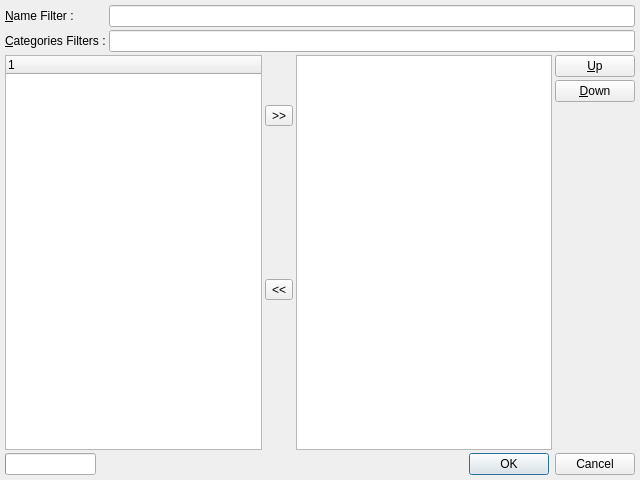
<ui version="4.0" >
 <class>UIDesktopTools</class>
 <widget class="QDialog" name="UIDesktopTools" >
  <property name="geometry" >
   <rect>
    <x>0</x>
    <y>0</y>
    <width>640</width>
    <height>480</height>
   </rect>
  </property>
  <property name="windowTitle" >
   <string>Desktop Applications</string>
  </property>
  <layout class="QGridLayout" >
   <property name="margin" >
    <number>5</number>
   </property>
   <property name="spacing" >
    <number>3</number>
   </property>
   <item row="0" column="0" colspan="4" >
    <layout class="QGridLayout" >
     <property name="margin" >
      <number>0</number>
     </property>
     <property name="spacing" >
      <number>3</number>
     </property>
     <item row="0" column="0" >
      <widget class="QLabel" name="lNameFilter" >
       <property name="text" >
        <string>&amp;Name Filter :</string>
       </property>
       <property name="buddy" >
        <cstring>leNameFilter</cstring>
       </property>
      </widget>
     </item>
     <item row="0" column="2" >
      <widget class="QLineEdit" name="leNameFilter" >
       <property name="toolTip" >
        <string>You can write there a filter for your application name</string>
       </property>
      </widget>
     </item>
     <item row="1" column="0" colspan="2" >
      <widget class="QLabel" name="lCategoriesFilters" >
       <property name="text" >
        <string>&amp;Categories Filters :</string>
       </property>
       <property name="buddy" >
        <cstring>leCategoriesFilters</cstring>
       </property>
      </widget>
     </item>
     <item row="1" column="2" >
      <widget class="QLineEdit" name="leCategoriesFilters" >
       <property name="toolTip" >
        <string>You can search for application base on their desktop categories ( Qt, audio and more ), you need to separate each category by a semi colon ;</string>
       </property>
      </widget>
     </item>
    </layout>
   </item>
   <item rowspan="6" row="1" column="0" >
    <widget class="QTreeWidget" name="twLeft" >
     <property name="editTriggers" >
      <set>QAbstractItemView::NoEditTriggers</set>
     </property>
     <property name="alternatingRowColors" >
      <bool>true</bool>
     </property>
     <property name="selectionMode" >
      <enum>QAbstractItemView::ExtendedSelection</enum>
     </property>
     <property name="allColumnsShowFocus" >
      <bool>true</bool>
     </property>
     <column>
      <property name="text" >
       <string>1</string>
      </property>
     </column>
    </widget>
   </item>
   <item rowspan="2" row="1" column="1" >
    <spacer>
     <property name="orientation" >
      <enum>Qt::Vertical</enum>
     </property>
     <property name="sizeHint" >
      <size>
       <width>20</width>
       <height>40</height>
      </size>
     </property>
    </spacer>
   </item>
   <item rowspan="6" row="1" column="2" >
    <widget class="QListWidget" name="lwRight" >
     <property name="editTriggers" >
      <set>QAbstractItemView::NoEditTriggers</set>
     </property>
     <property name="alternatingRowColors" >
      <bool>true</bool>
     </property>
     <property name="selectionMode" >
      <enum>QAbstractItemView::ExtendedSelection</enum>
     </property>
    </widget>
   </item>
   <item row="1" column="3" >
    <widget class="QPushButton" name="pbUp" >
     <property name="text" >
      <string>&amp;Up</string>
     </property>
     <property name="icon" >
      <iconset resource="../../resources/resources.qrc" >:/tools/icons/tools/up.png</iconset>
     </property>
    </widget>
   </item>
   <item row="2" column="3" >
    <widget class="QPushButton" name="pbDown" >
     <property name="text" >
      <string>&amp;Down</string>
     </property>
     <property name="icon" >
      <iconset resource="../../resources/resources.qrc" >:/tools/icons/tools/down.png</iconset>
     </property>
    </widget>
   </item>
   <item row="3" column="1" >
    <widget class="QToolButton" name="tbRight" >
     <property name="text" >
      <string>>></string>
     </property>
     <property name="shortcut" >
      <string>Ctrl++</string>
     </property>
    </widget>
   </item>
   <item rowspan="4" row="3" column="3" >
    <spacer>
     <property name="orientation" >
      <enum>Qt::Vertical</enum>
     </property>
     <property name="sizeHint" >
      <size>
       <width>20</width>
       <height>299</height>
      </size>
     </property>
    </spacer>
   </item>
   <item row="4" column="1" >
    <spacer>
     <property name="orientation" >
      <enum>Qt::Vertical</enum>
     </property>
     <property name="sizeHint" >
      <size>
       <width>20</width>
       <height>40</height>
      </size>
     </property>
    </spacer>
   </item>
   <item row="5" column="1" >
    <widget class="QToolButton" name="tbLeft" >
     <property name="text" >
      <string>&lt;&lt;</string>
     </property>
     <property name="shortcut" >
      <string>Ctrl+-</string>
     </property>
    </widget>
   </item>
   <item row="6" column="1" >
    <spacer>
     <property name="orientation" >
      <enum>Qt::Vertical</enum>
     </property>
     <property name="sizeHint" >
      <size>
       <width>20</width>
       <height>40</height>
      </size>
     </property>
    </spacer>
   </item>
   <item row="7" column="0" colspan="4" >
    <layout class="QHBoxLayout" >
     <property name="margin" >
      <number>0</number>
     </property>
     <property name="spacing" >
      <number>3</number>
     </property>
     <item>
      <widget class="QProgressBar" name="pbLoading" >
       <property name="sizePolicy" >
        <sizepolicy>
         <hsizetype>0</hsizetype>
         <vsizetype>0</vsizetype>
         <horstretch>1</horstretch>
         <verstretch>0</verstretch>
        </sizepolicy>
       </property>
       <property name="alignment" >
        <set>Qt::AlignCenter</set>
       </property>
       <property name="orientation" >
        <enum>Qt::Horizontal</enum>
       </property>
       <property name="format" >
        <string>Loading Applications... %p%</string>
       </property>
      </widget>
     </item>
     <item>
      <widget class="QDialogButtonBox" name="dbbButtons" >
       <property name="orientation" >
        <enum>Qt::Horizontal</enum>
       </property>
       <property name="standardButtons" >
        <set>QDialogButtonBox::Cancel|QDialogButtonBox::NoButton|QDialogButtonBox::Ok</set>
       </property>
      </widget>
     </item>
    </layout>
   </item>
  </layout>
 </widget>
 <resources>
  <include location="../../resources/resources.qrc" />
 </resources>
 <connections>
  <connection>
   <sender>dbbButtons</sender>
   <signal>accepted()</signal>
   <receiver>UIDesktopTools</receiver>
   <slot>accept()</slot>
   <hints>
    <hint type="sourcelabel" >
     <x>318</x>
     <y>457</y>
    </hint>
    <hint type="destinationlabel" >
     <x>316</x>
     <y>535</y>
    </hint>
   </hints>
  </connection>
  <connection>
   <sender>dbbButtons</sender>
   <signal>rejected()</signal>
   <receiver>UIDesktopTools</receiver>
   <slot>reject()</slot>
   <hints>
    <hint type="sourcelabel" >
     <x>410</x>
     <y>457</y>
    </hint>
    <hint type="destinationlabel" >
     <x>404</x>
     <y>512</y>
    </hint>
   </hints>
  </connection>
 </connections>
</ui>
